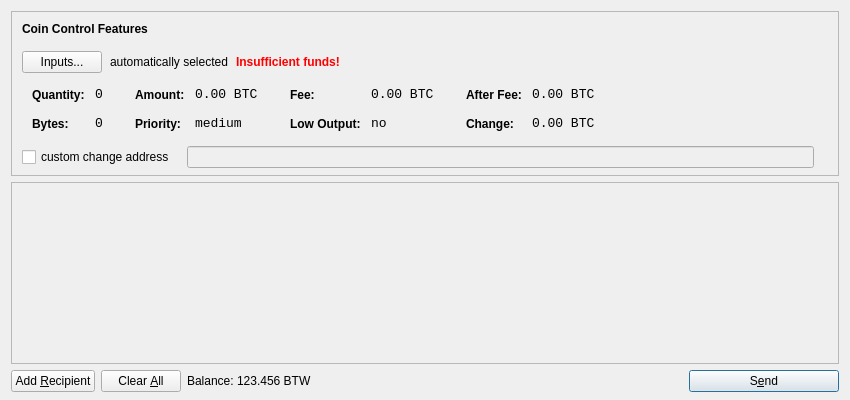
<?xml version="1.0" encoding="UTF-8"?>
<ui version="4.0">
 <class>SendCoinsDialog</class>
 <widget class="QDialog" name="SendCoinsDialog">
  <property name="geometry">
   <rect>
    <x>0</x>
    <y>0</y>
    <width>850</width>
    <height>400</height>
   </rect>
  </property>
  <property name="windowTitle">
   <string>Send Coins</string>
  </property>
  <layout class="QVBoxLayout" name="verticalLayout" stretch="0,1,0">
   <property name="bottomMargin">
    <number>8</number>
   </property>
   <item>
    <widget class="QFrame" name="frameCoinControl">
     <property name="sizePolicy">
      <sizepolicy hsizetype="Expanding" vsizetype="Expanding">
       <horstretch>0</horstretch>
       <verstretch>0</verstretch>
      </sizepolicy>
     </property>
     <property name="maximumSize">
      <size>
       <width>16777215</width>
       <height>16777215</height>
      </size>
     </property>
     <property name="frameShape">
      <enum>QFrame::StyledPanel</enum>
     </property>
     <property name="frameShadow">
      <enum>QFrame::Sunken</enum>
     </property>
     <layout class="QVBoxLayout" name="verticalLayoutCoinControl2">
      <property name="spacing">
       <number>-1</number>
      </property>
      <property name="leftMargin">
       <number>0</number>
      </property>
      <property name="topMargin">
       <number>0</number>
      </property>
      <property name="rightMargin">
       <number>0</number>
      </property>
      <property name="bottomMargin">
       <number>6</number>
      </property>
      <item>
       <layout class="QVBoxLayout" name="verticalLayoutCoinControl" stretch="0,0,0,0,1">
        <property name="spacing">
         <number>0</number>
        </property>
        <property name="leftMargin">
         <number>10</number>
        </property>
        <property name="topMargin">
         <number>10</number>
        </property>
        <item>
         <layout class="QHBoxLayout" name="horizontalLayoutCoinControl1">
          <property name="bottomMargin">
           <number>15</number>
          </property>
          <item>
           <widget class="QLabel" name="labelCoinControlFeatures">
            <property name="sizePolicy">
             <sizepolicy hsizetype="Preferred" vsizetype="Maximum">
              <horstretch>0</horstretch>
              <verstretch>0</verstretch>
             </sizepolicy>
            </property>
            <property name="font">
             <font>
              <weight>75</weight>
              <bold>true</bold>
             </font>
            </property>
            <property name="styleSheet">
             <string notr="true">font-weight:bold;</string>
            </property>
            <property name="text">
             <string>Coin Control Features</string>
            </property>
           </widget>
          </item>
         </layout>
        </item>
        <item>
         <layout class="QHBoxLayout" name="horizontalLayoutCoinControl2" stretch="0,0,0,0">
          <property name="spacing">
           <number>8</number>
          </property>
          <property name="bottomMargin">
           <number>10</number>
          </property>
          <item>
           <widget class="QPushButton" name="pushButtonCoinControl">
            <property name="styleSheet">
             <string notr="true"/>
            </property>
            <property name="text">
             <string>Inputs...</string>
            </property>
           </widget>
          </item>
          <item>
           <widget class="QLabel" name="labelCoinControlAutomaticallySelected">
            <property name="text">
             <string>automatically selected</string>
            </property>
            <property name="margin">
             <number>5</number>
            </property>
           </widget>
          </item>
          <item>
           <widget class="QLabel" name="labelCoinControlInsuffFunds">
            <property name="font">
             <font>
              <weight>75</weight>
              <bold>true</bold>
             </font>
            </property>
            <property name="styleSheet">
             <string notr="true">color:red;font-weight:bold;</string>
            </property>
            <property name="text">
             <string>Insufficient funds!</string>
            </property>
            <property name="margin">
             <number>5</number>
            </property>
           </widget>
          </item>
          <item>
           <spacer name="horizontalSpacerCoinControl">
            <property name="orientation">
             <enum>Qt::Horizontal</enum>
            </property>
            <property name="sizeHint" stdset="0">
             <size>
              <width>40</width>
              <height>1</height>
             </size>
            </property>
           </spacer>
          </item>
         </layout>
        </item>
        <item>
         <widget class="QWidget" name="widgetCoinControl" native="true">
          <property name="sizePolicy">
           <sizepolicy hsizetype="Preferred" vsizetype="Preferred">
            <horstretch>0</horstretch>
            <verstretch>0</verstretch>
           </sizepolicy>
          </property>
          <property name="minimumSize">
           <size>
            <width>0</width>
            <height>0</height>
           </size>
          </property>
          <property name="styleSheet">
           <string notr="true"/>
          </property>
          <layout class="QHBoxLayout" name="horizontalLayoutCoinControl5">
           <property name="margin">
            <number>0</number>
           </property>
           <item>
            <layout class="QHBoxLayout" name="horizontalLayoutCoinControl3" stretch="0,0,0,1">
             <property name="spacing">
              <number>20</number>
             </property>
             <property name="topMargin">
              <number>0</number>
             </property>
             <property name="bottomMargin">
              <number>10</number>
             </property>
             <item>
              <layout class="QFormLayout" name="formLayoutCoinControl1">
               <property name="horizontalSpacing">
                <number>10</number>
               </property>
               <property name="verticalSpacing">
                <number>14</number>
               </property>
               <property name="leftMargin">
                <number>10</number>
               </property>
               <property name="topMargin">
                <number>4</number>
               </property>
               <property name="rightMargin">
                <number>6</number>
               </property>
               <item row="0" column="0">
                <widget class="QLabel" name="labelCoinControlQuantityText">
                 <property name="styleSheet">
                  <string notr="true">font-weight:bold;</string>
                 </property>
                 <property name="text">
                  <string>Quantity:</string>
                 </property>
                 <property name="margin">
                  <number>0</number>
                 </property>
                </widget>
               </item>
               <item row="0" column="1">
                <widget class="QLabel" name="labelCoinControlQuantity">
                 <property name="font">
                  <font>
                   <family>Monospace</family>
                   <pointsize>10</pointsize>
                  </font>
                 </property>
                 <property name="cursor">
                  <cursorShape>IBeamCursor</cursorShape>
                 </property>
                 <property name="contextMenuPolicy">
                  <enum>Qt::ActionsContextMenu</enum>
                 </property>
                 <property name="text">
                  <string notr="true">0</string>
                 </property>
                 <property name="margin">
                  <number>0</number>
                 </property>
                 <property name="textInteractionFlags">
                  <set>Qt::LinksAccessibleByMouse|Qt::TextSelectableByKeyboard|Qt::TextSelectableByMouse</set>
                 </property>
                </widget>
               </item>
               <item row="1" column="0">
                <widget class="QLabel" name="labelCoinControlBytesText">
                 <property name="styleSheet">
                  <string notr="true">font-weight:bold;</string>
                 </property>
                 <property name="text">
                  <string>Bytes:</string>
                 </property>
                </widget>
               </item>
               <item row="1" column="1">
                <widget class="QLabel" name="labelCoinControlBytes">
                 <property name="font">
                  <font>
                   <family>Monospace</family>
                   <pointsize>10</pointsize>
                  </font>
                 </property>
                 <property name="cursor">
                  <cursorShape>IBeamCursor</cursorShape>
                 </property>
                 <property name="contextMenuPolicy">
                  <enum>Qt::ActionsContextMenu</enum>
                 </property>
                 <property name="text">
                  <string notr="true">0</string>
                 </property>
                 <property name="textInteractionFlags">
                  <set>Qt::LinksAccessibleByMouse|Qt::TextSelectableByKeyboard|Qt::TextSelectableByMouse</set>
                 </property>
                </widget>
               </item>
              </layout>
             </item>
             <item>
              <layout class="QFormLayout" name="formLayoutCoinControl2">
               <property name="horizontalSpacing">
                <number>10</number>
               </property>
               <property name="verticalSpacing">
                <number>14</number>
               </property>
               <property name="leftMargin">
                <number>6</number>
               </property>
               <property name="topMargin">
                <number>4</number>
               </property>
               <property name="rightMargin">
                <number>6</number>
               </property>
               <item row="0" column="0">
                <widget class="QLabel" name="labelCoinControlAmountText">
                 <property name="styleSheet">
                  <string notr="true">font-weight:bold;</string>
                 </property>
                 <property name="text">
                  <string>Amount:</string>
                 </property>
                 <property name="margin">
                  <number>0</number>
                 </property>
                </widget>
               </item>
               <item row="0" column="1">
                <widget class="QLabel" name="labelCoinControlAmount">
                 <property name="font">
                  <font>
                   <family>Monospace</family>
                   <pointsize>10</pointsize>
                  </font>
                 </property>
                 <property name="cursor">
                  <cursorShape>IBeamCursor</cursorShape>
                 </property>
                 <property name="contextMenuPolicy">
                  <enum>Qt::ActionsContextMenu</enum>
                 </property>
                 <property name="text">
                  <string notr="true">0.00 BTC</string>
                 </property>
                 <property name="textInteractionFlags">
                  <set>Qt::LinksAccessibleByMouse|Qt::TextSelectableByKeyboard|Qt::TextSelectableByMouse</set>
                 </property>
                </widget>
               </item>
               <item row="1" column="0">
                <widget class="QLabel" name="labelCoinControlPriorityText">
                 <property name="styleSheet">
                  <string notr="true">font-weight:bold;</string>
                 </property>
                 <property name="text">
                  <string>Priority:</string>
                 </property>
                </widget>
               </item>
               <item row="1" column="1">
                <widget class="QLabel" name="labelCoinControlPriority">
                 <property name="font">
                  <font>
                   <family>Monospace</family>
                   <pointsize>10</pointsize>
                  </font>
                 </property>
                 <property name="cursor">
                  <cursorShape>IBeamCursor</cursorShape>
                 </property>
                 <property name="contextMenuPolicy">
                  <enum>Qt::ActionsContextMenu</enum>
                 </property>
                 <property name="text">
                  <string>medium</string>
                 </property>
                 <property name="textInteractionFlags">
                  <set>Qt::LinksAccessibleByMouse|Qt::TextSelectableByKeyboard|Qt::TextSelectableByMouse</set>
                 </property>
                </widget>
               </item>
              </layout>
             </item>
             <item>
              <layout class="QFormLayout" name="formLayoutCoinControl3">
               <property name="horizontalSpacing">
                <number>10</number>
               </property>
               <property name="verticalSpacing">
                <number>14</number>
               </property>
               <property name="leftMargin">
                <number>6</number>
               </property>
               <property name="topMargin">
                <number>4</number>
               </property>
               <property name="rightMargin">
                <number>6</number>
               </property>
               <item row="0" column="0">
                <widget class="QLabel" name="labelCoinControlFeeText">
                 <property name="styleSheet">
                  <string notr="true">font-weight:bold;</string>
                 </property>
                 <property name="text">
                  <string>Fee:</string>
                 </property>
                 <property name="margin">
                  <number>0</number>
                 </property>
                </widget>
               </item>
               <item row="0" column="1">
                <widget class="QLabel" name="labelCoinControlFee">
                 <property name="font">
                  <font>
                   <family>Monospace</family>
                   <pointsize>10</pointsize>
                  </font>
                 </property>
                 <property name="cursor">
                  <cursorShape>IBeamCursor</cursorShape>
                 </property>
                 <property name="contextMenuPolicy">
                  <enum>Qt::ActionsContextMenu</enum>
                 </property>
                 <property name="text">
                  <string notr="true">0.00 BTC</string>
                 </property>
                 <property name="textInteractionFlags">
                  <set>Qt::LinksAccessibleByMouse|Qt::TextSelectableByKeyboard|Qt::TextSelectableByMouse</set>
                 </property>
                </widget>
               </item>
               <item row="1" column="0">
                <widget class="QLabel" name="labelCoinControlLowOutputText">
                 <property name="styleSheet">
                  <string notr="true">font-weight:bold;</string>
                 </property>
                 <property name="text">
                  <string>Low Output:</string>
                 </property>
                </widget>
               </item>
               <item row="1" column="1">
                <widget class="QLabel" name="labelCoinControlLowOutput">
                 <property name="font">
                  <font>
                   <family>Monospace</family>
                   <pointsize>10</pointsize>
                  </font>
                 </property>
                 <property name="cursor">
                  <cursorShape>IBeamCursor</cursorShape>
                 </property>
                 <property name="contextMenuPolicy">
                  <enum>Qt::ActionsContextMenu</enum>
                 </property>
                 <property name="text">
                  <string>no</string>
                 </property>
                 <property name="textInteractionFlags">
                  <set>Qt::LinksAccessibleByMouse|Qt::TextSelectableByKeyboard|Qt::TextSelectableByMouse</set>
                 </property>
                </widget>
               </item>
              </layout>
             </item>
             <item>
              <layout class="QFormLayout" name="formLayoutCoinControl4">
               <property name="horizontalSpacing">
                <number>10</number>
               </property>
               <property name="verticalSpacing">
                <number>14</number>
               </property>
               <property name="leftMargin">
                <number>6</number>
               </property>
               <property name="topMargin">
                <number>4</number>
               </property>
               <property name="rightMargin">
                <number>6</number>
               </property>
               <item row="0" column="0">
                <widget class="QLabel" name="labelCoinControlAfterFeeText">
                 <property name="styleSheet">
                  <string notr="true">font-weight:bold;</string>
                 </property>
                 <property name="text">
                  <string>After Fee:</string>
                 </property>
                 <property name="margin">
                  <number>0</number>
                 </property>
                </widget>
               </item>
               <item row="0" column="1">
                <widget class="QLabel" name="labelCoinControlAfterFee">
                 <property name="font">
                  <font>
                   <family>Monospace</family>
                   <pointsize>10</pointsize>
                  </font>
                 </property>
                 <property name="cursor">
                  <cursorShape>IBeamCursor</cursorShape>
                 </property>
                 <property name="contextMenuPolicy">
                  <enum>Qt::ActionsContextMenu</enum>
                 </property>
                 <property name="text">
                  <string notr="true">0.00 BTC</string>
                 </property>
                 <property name="textInteractionFlags">
                  <set>Qt::LinksAccessibleByMouse|Qt::TextSelectableByKeyboard|Qt::TextSelectableByMouse</set>
                 </property>
                </widget>
               </item>
               <item row="1" column="0">
                <widget class="QLabel" name="labelCoinControlChangeText">
                 <property name="styleSheet">
                  <string notr="true">font-weight:bold;</string>
                 </property>
                 <property name="text">
                  <string>Change:</string>
                 </property>
                </widget>
               </item>
               <item row="1" column="1">
                <widget class="QLabel" name="labelCoinControlChange">
                 <property name="font">
                  <font>
                   <family>Monospace</family>
                   <pointsize>10</pointsize>
                  </font>
                 </property>
                 <property name="cursor">
                  <cursorShape>IBeamCursor</cursorShape>
                 </property>
                 <property name="contextMenuPolicy">
                  <enum>Qt::ActionsContextMenu</enum>
                 </property>
                 <property name="text">
                  <string notr="true">0.00 BTC</string>
                 </property>
                 <property name="textInteractionFlags">
                  <set>Qt::LinksAccessibleByMouse|Qt::TextSelectableByKeyboard|Qt::TextSelectableByMouse</set>
                 </property>
                </widget>
               </item>
              </layout>
             </item>
            </layout>
           </item>
          </layout>
         </widget>
        </item>
        <item>
         <layout class="QHBoxLayout" name="horizontalLayoutCoinControl4" stretch="0,0,0">
          <property name="spacing">
           <number>12</number>
          </property>
          <property name="sizeConstraint">
           <enum>QLayout::SetDefaultConstraint</enum>
          </property>
          <property name="topMargin">
           <number>5</number>
          </property>
          <property name="rightMargin">
           <number>5</number>
          </property>
          <item>
           <widget class="QCheckBox" name="checkBoxCoinControlChange">
            <property name="text">
             <string>custom change address</string>
            </property>
           </widget>
          </item>
          <item>
           <widget class="QLineEdit" name="lineEditCoinControlChange">
            <property name="enabled">
             <bool>false</bool>
            </property>
            <property name="sizePolicy">
             <sizepolicy hsizetype="Expanding" vsizetype="Fixed">
              <horstretch>0</horstretch>
              <verstretch>0</verstretch>
             </sizepolicy>
            </property>
           </widget>
          </item>
          <item>
           <widget class="QLabel" name="labelCoinControlChangeLabel">
            <property name="sizePolicy">
             <sizepolicy hsizetype="Preferred" vsizetype="Expanding">
              <horstretch>0</horstretch>
              <verstretch>0</verstretch>
             </sizepolicy>
            </property>
            <property name="minimumSize">
             <size>
              <width>0</width>
              <height>0</height>
             </size>
            </property>
            <property name="text">
             <string/>
            </property>
            <property name="margin">
             <number>3</number>
            </property>
           </widget>
          </item>
         </layout>
        </item>
        <item>
         <spacer name="verticalSpacerCoinControl">
          <property name="orientation">
           <enum>Qt::Vertical</enum>
          </property>
          <property name="sizeHint" stdset="0">
           <size>
            <width>800</width>
            <height>1</height>
           </size>
          </property>
         </spacer>
        </item>
       </layout>
      </item>
     </layout>
    </widget>
   </item>
   <item>
    <widget class="QScrollArea" name="scrollArea">
     <property name="widgetResizable">
      <bool>true</bool>
     </property>
     <widget class="QWidget" name="scrollAreaWidgetContents">
      <property name="geometry">
       <rect>
        <x>0</x>
        <y>0</y>
        <width>830</width>
        <height>165</height>
       </rect>
      </property>
      <layout class="QVBoxLayout" name="verticalLayout_2">
       <property name="margin">
        <number>0</number>
       </property>
       <item>
        <layout class="QVBoxLayout" name="entries">
         <property name="spacing">
          <number>6</number>
         </property>
        </layout>
       </item>
       <item>
        <spacer name="verticalSpacer">
         <property name="orientation">
          <enum>Qt::Vertical</enum>
         </property>
         <property name="sizeHint" stdset="0">
          <size>
           <width>20</width>
           <height>40</height>
          </size>
         </property>
        </spacer>
       </item>
      </layout>
     </widget>
    </widget>
   </item>
   <item>
    <layout class="QHBoxLayout" name="horizontalLayout">
     <item>
      <widget class="QPushButton" name="addButton">
       <property name="toolTip">
        <string>Send to multiple recipients at once</string>
       </property>
       <property name="text">
        <string>Add &amp;Recipient</string>
       </property>
       <property name="icon">
        <iconset resource="../bitcoin.qrc">
         <normaloff>:/icons/add</normaloff>:/icons/add</iconset>
       </property>
       <property name="autoDefault">
        <bool>false</bool>
       </property>
      </widget>
     </item>
     <item>
      <widget class="QPushButton" name="clearButton">
       <property name="sizePolicy">
        <sizepolicy hsizetype="Minimum" vsizetype="Fixed">
         <horstretch>0</horstretch>
         <verstretch>0</verstretch>
        </sizepolicy>
       </property>
       <property name="toolTip">
        <string>Remove all transaction fields</string>
       </property>
       <property name="text">
        <string>Clear &amp;All</string>
       </property>
       <property name="icon">
        <iconset resource="../bitcoin.qrc">
         <normaloff>:/icons/remove</normaloff>:/icons/remove</iconset>
       </property>
       <property name="autoRepeatDelay">
        <number>300</number>
       </property>
       <property name="autoDefault">
        <bool>false</bool>
       </property>
      </widget>
     </item>
     <item>
      <layout class="QHBoxLayout" name="horizontalLayout_2">
       <property name="spacing">
        <number>3</number>
       </property>
       <item>
        <widget class="QLabel" name="label">
         <property name="text">
          <string>Balance:</string>
         </property>
        </widget>
       </item>
       <item>
        <widget class="QLabel" name="labelBalance">
         <property name="cursor">
          <cursorShape>IBeamCursor</cursorShape>
         </property>
         <property name="text">
          <string>123.456 BTW</string>
         </property>
         <property name="textInteractionFlags">
          <set>Qt::LinksAccessibleByMouse|Qt::TextSelectableByKeyboard|Qt::TextSelectableByMouse</set>
         </property>
        </widget>
       </item>
      </layout>
     </item>
     <item>
      <spacer name="horizontalSpacer">
       <property name="orientation">
        <enum>Qt::Horizontal</enum>
       </property>
       <property name="sizeHint" stdset="0">
        <size>
         <width>40</width>
         <height>20</height>
        </size>
       </property>
      </spacer>
     </item>
     <item>
      <widget class="QPushButton" name="sendButton">
       <property name="minimumSize">
        <size>
         <width>150</width>
         <height>0</height>
        </size>
       </property>
       <property name="toolTip">
        <string>Confirm the send action</string>
       </property>
       <property name="text">
        <string>S&amp;end</string>
       </property>
       <property name="icon">
        <iconset resource="../bitcoin.qrc">
         <normaloff>:/icons/send</normaloff>:/icons/send</iconset>
       </property>
       <property name="default">
        <bool>true</bool>
       </property>
      </widget>
     </item>
    </layout>
   </item>
  </layout>
 </widget>
 <resources>
  <include location="../bitcoin.qrc"/>
 </resources>
 <connections/>
</ui>
